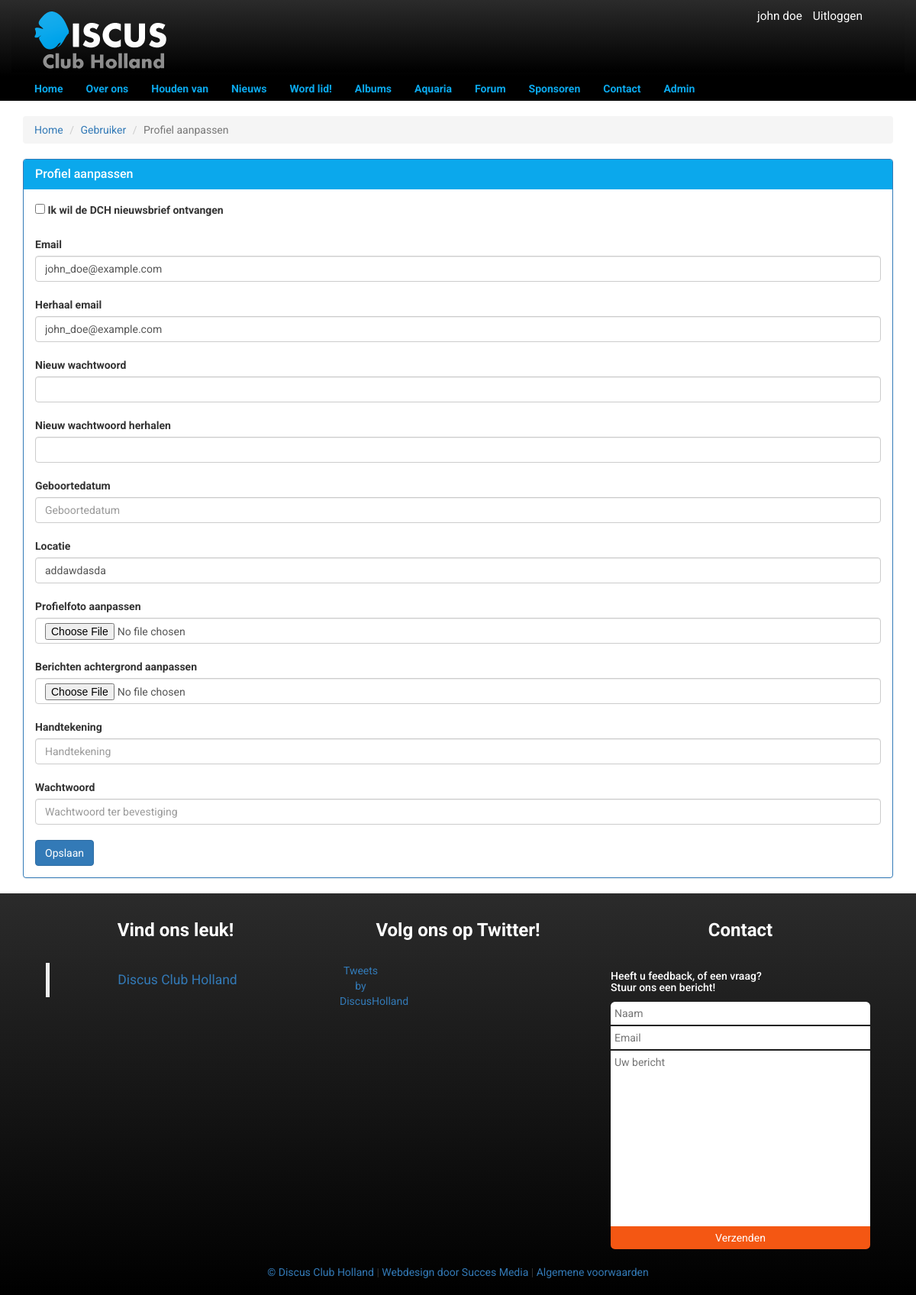
The page /pages/user/conf.php?id=1 (signed in) on the database its author committed.
### tables this page shows
CREATE TABLE IF NOT EXISTS `user` (
  `id` INT NOT NULL AUTO_INCREMENT,
  `email` VARCHAR(256) NOT NULL,
  `first_name` VARCHAR(256) NOT NULL,
  `last_name` VARCHAR(256) NOT NULL,
  `username` VARCHAR(100) NOT NULL,
  `password` VARCHAR(256) NOT NULL,
  `role_id` INT NOT NULL DEFAULT 2,
  `created_at` TIMESTAMP NULL DEFAULT NULL,
  `last_changed` TIMESTAMP NOT NULL DEFAULT CURRENT_TIMESTAMP ON UPDATE CURRENT_TIMESTAMP,
  `signature` TEXT NULL,
  `birthdate` DATE NULL,
  `city` VARCHAR(256) NULL,
  `profile_img` INT NOT NULL DEFAULT 1,
  `news` TINYINT(1) NOT NULL DEFAULT 0,
  `messenger_img` INT NOT NULL DEFAULT 17,
  `deleted_at` TIMESTAMP NULL,
  `address` VARCHAR(256) NULL,
  `postal_code` VARCHAR(6) NULL,
  `phone` VARCHAR(15) NULL,
  `iban` VARCHAR(20) NULL,
  `house_number` INT(5) NULL,
  PRIMARY KEY (`id`),
  INDEX `fk_user_role1_idx` (`role_id` ASC),
  UNIQUE INDEX `username_UNIQUE` (`username` ASC),
  INDEX `fk_user_image1_idx` (`profile_img` ASC),
  INDEX `fk_user_image2_idx` (`messenger_img` ASC),
  CONSTRAINT `fk_user_role1`
    FOREIGN KEY (`role_id`)
    REFERENCES `role` (`id`)
    ON DELETE NO ACTION
    ON UPDATE NO ACTION,
  CONSTRAINT `fk_user_image1`
    FOREIGN KEY (`profile_img`)
    REFERENCES `image` (`id`)
    ON DELETE NO ACTION
    ON UPDATE NO ACTION,
  CONSTRAINT `fk_user_image2`
    FOREIGN KEY (`messenger_img`)
    REFERENCES `image` (`id`)
    ON DELETE NO ACTION
    ON UPDATE NO ACTION);

### includes/tools/security.php (called while the page is built, shortened)
<?php
$logged_in = !empty($_SESSION["user"]);
if (!$logged_in) {
    $current_level = "gast";
} else {
    $current_level = $_SESSION["user"]->role_name;
}
$admin_levels = ["admin", "redacteur"];

### pages/user/conf.php (the view, shortened to what this page needs)
<?php
require_once("../../includes/tools/security.php");
if (isset($_GET["id"]) && in_array($current_level, $admin_levels)) {
    $sth = $dbc->prepare("SELECT u.id, u.email, u.first_name, u.last_name, u.username, u.password, r.name as role_name, u.created_at, u.last_changed, u.signature, u.birthdate, u.city, i.path as profile_img, u.profile_img as profile_img_ida, news FROM user as u JOIN role as r ON r.id = u.role_id JOIN image as i ON u.profile_img = i.id WHERE u.id = :id");
    $sth->execute([":id" => $_GET["id"]]);
    $user_data = $sth->fetch(PDO::FETCH_OBJ);
} else {
    $user_data = $_SESSION["user"];
}
?>
<!DOCTYPE html>
<html lang="en">
<head>
    <link rel="stylesheet" href="/css/style.css">
    <link rel="stylesheet" href="https://maxcdn.bootstrapcdn.com/bootstrap/3.3.7/css/bootstrap.min.css">
    <link rel="stylesheet" href="//code.jquery.com/ui/1.12.1/themes/base/jquery-ui.css">
    <link rel="stylesheet" href="/resources/demos/style.css">
    <link rel="stylesheet" href="/css/album-upload.css">
</head>
<body>
    <?php
    require_once("../../includes/components/nav.php");
    ?>
    <div class="container main">
        <div class="row">
            <br>
            <div class="">
                <ol class="breadcrumb">
                    <li><a href="/">Home</a></li>
                    <li><a href="/user/">Gebruiker</a></li>
                    <li class="active">Profiel aanpassen</li>
                </ol>
            </div>
            <div class="panel panel-primary ">
                <div class="panel-heading border-color-blue">
                  <h3 class="panel-title">Profiel aanpassen</h3>
                </div>
                <div class="panel-body">
                    <form enctype="multipart/form-data" action="/includes/tools/profielParse" method="post">
                        <?php
                            if ($user_data->news == 1) {
                                $checked = "checked";
                            } else {
                                $checked = "";
                            }
                        ?>
                        <input type="checkbox" name="nieuwsbrief" id="nieuwsbrief" <?php echo $checked; ?>> <label for="nieuwsbrief">Ik wil de DCH nieuwsbrief ontvangen </label> <br><br>
                        <label for="email">Email</label><input id="email" class="form-control" type="email" name="email" value="<?php echo isset($user_data->email) ? $user_data->email : ''; ?>" placeholder="Email"><br>
                        <label for="repeat_email">Herhaal email</label><input id="repeat_email" class="form-control" type="email" name="repeat_email" value="<?php echo isset($user_data->email) ? $user_data->email : ''; ?>" placeholder="Herhaal e-mail"><br>
                        <label for="new_password">Nieuw wachtwoord</label><br>
                        <input type="password" name="new_password" class="form-control"><br>
                        <label for="new_password_repeat">Nieuw wachtwoord herhalen</label><br>
                        <input type="password" name="new_password_repeat" class="form-control"><br>
                        <label for="datepicker">Geboortedatum</label><input class="form-control" id="datepicker" value="<?php echo isset($user_data->birthdate) ? $user_data->birthdate : ''; ?>" size="30" type="datetime" name="date" placeholder="Geboortedatum"><br>
                        <label for="city">Locatie</label><input id="city" class="form-control" type="text" name="city" value="<?php echo isset($user_data->city) ? $user_data->city : ''; ?>" placeholder="Locatie"><br>
                        <label for="file">Profielfoto aanpassen</label><input id="file" class="form-control" accept=".gif,.jpg,.jpeg,.png" type="file" name="profiel" placeholder="Selecteer bestand"><br>
                        <label for="berichten">Berichten achtergrond aanpassen</label><input id="berichten" class="form-control" accept=".gif,.jpg,.jpeg,.png" type="file" name="background" placeholder="Selecteer bestand"><br>
                        <label for="signature">Handtekening</label><input id="signature" class="form-control" type="text" name="signature" value="<?php echo isset($user_data->signature) ? $user_data->signature : ''; ?>" placeholder="Handtekening"><br>
                        <label for="wachtwoord">Wachtwoord</label><input required id="wachtwoord" class="form-control" type="password" name="wachtwoord" value="" placeholder="Wachtwoord ter bevestiging"><br>
                        <input type="submit" class="btn btn-primary" name="profiel_parse" value="Opslaan">
                    </form>
                </div>
            </div>
        </div>
    </div>
    <footer>
<?php require_once("../../includes/components/footer.php") ; ?>
    </footer>
</body>
</html>

### includes/components/nav.php (shortened to what this page needs)
<div class="header">
    <div class="header container">
        <?php if ($logged_in) { ?>
            <?php $name =  $_SESSION["user"]->first_name.' '.$_SESSION["user"]->last_name; ?>
      <div class='inlog'>
        <div class='dropdown'>
          <a href="/user/" class='dropbtn'><?php echo $name; ?></a>
      </div>
        <a href="/?logout=true">Uitloggen</a>
      </div>
        <?php } ?>
        <div class="col-xs-6">
            <a href="/"><img class="logo" src="/images/Discus_Club_Holland_Logo.png" alt="Discusclubholland"></a>
        </div>
    </div>
  </div>
    <div class="nav-wrapper-pc">
        <nav class="navbar navbar-default navbar-static-top">
            <div class="container">
                <div id='navbar' class='navbar-collapse collapse'>
                    <ul class='nav navbar-nav'>
                        <li><a href='/'>Home</a></li>
                        <li class='dropdown'>
                            <a href='/about/' class='dropdown-toggle'>Over ons</a>
                        </li>
                        <li class='dropdown'>
                            <a href='/houden-van' class='dropdown-toggle'>Houden van</a>
                        </li>
                        <li><a href='/news/'>Nieuws</a></li>
                        <li><a href='/wordlid'>Word lid!</a></li>
                        <li class='dropdown'>
                            <a href='/album/' class='dropdown-toggle'>Albums</a>
                        </li>
                        <li class='dropdown'>
                            <a href='/aquarium/' class='dropdown-toggle'>Aquaria</a>
                        </li>
                        <li class='dropdown'>
                            <a href='/forum/' class='dropdown-toggle'>Forum</a>
                        </li>
                        <li class='dropdown'>
                            <a  href='/sponsor/become' class='dropdown-toggle'>Sponsoren</a>
                        </li>
                        <li><a href='/contact'>Contact</a></li>
                        <?php if ($logged_in && in_array($current_level, $admin_levels)) {
                            ?>
                            <li class='dropdown'>
                                <a href='/admin/' class='dropdown-toggle'>Admin</a>
                            </li>
                        <?php } ?>
                    </ul>
                </div>
            </div>
        </nav>
    </div>

### css/style.css (style rules this page uses)
* { font-family: 'Roboto', sans-serif; }
body { margin: 0; padding: 0; overflow-x: hidden; }
.main { min-height: 50vh; }
.header { background: black; background: linear-gradient(#2b2b2b, black); padding-bottom: 5px; }
.inlog { float: right; margin-right: 40px; margin-top: 10px; font-size: 1.1em; }
.inlog a { color: #ffffff !important; padding-left: 10px; }
.logo { margin-top: -5px; }
.navbar-default { background-color: black !important; color: #0ba8ec !important; }
.navbar-default a { color: #0ba8ec !important; }
.navbar-default .navbar-collapse { border-color: #000 !important; }
.navbar { margin-bottom: 0px !important; border: 0px solid black !important; font-weight: bold; }
.row { margin-right: 0px !important; margin-left: 0px !important; }
img { max-width: 100%; height: auto; }
.logo { margin-top: 15px; }
.navbar { border-radius: 0 !important; }
.dropbtn { border: none; text-decoration: none; }
.dropdown { position: relative; display: inline-block; text-decoration: none; }
.navbar { min-height: 0px !important; }
.navbar-nav > li > a { padding-top: 6px !important; padding-bottom: 6px !important; }
.border-color-blue { background-color: #0ba8ec !important; border-color: #0ba8ec !important; }
.nav-wrapper-pc { display: block; }
@media screen and (min-width: 768px) { .nav-wrapper-pc { display: block; } }

### rows shown on the page
user: name "john doe", email "john_doe@example.com", repeat_email "john_doe@example.com", city "addawdasda"
